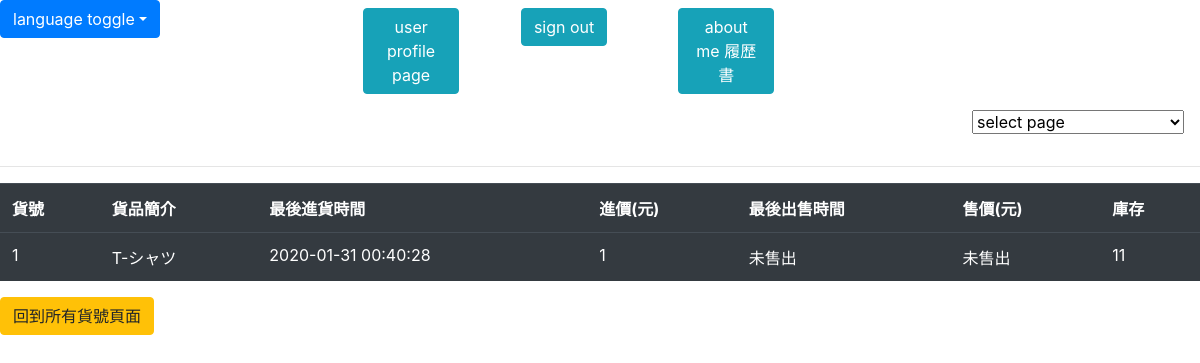
The page /html_statistic_template.php (signed in) on the database its author committed.
### tables this page shows
CREATE TABLE `product` (
  `user_id` int(11) NOT NULL,
  `product_id` int(11) NOT NULL AUTO_INCREMENT,
  `buy_place` varchar(255) NOT NULL,
  `product_info` varchar(255) NOT NULL,
  `product_detail` varchar(255) DEFAULT NULL,
  `latitude` varchar(20) DEFAULT NULL,
  `longitude` varchar(20) DEFAULT NULL,
  PRIMARY KEY (`product_id`),
  KEY `FK_index` (`user_id`),
  CONSTRAINT `FK_index` FOREIGN KEY (`user_id`) REFERENCES `user` (`user_id`) ON DELETE CASCADE
);

### html_statistic_template.php (the view, shortened to what this page needs)
<html>
    <head>
        <link id='bootstrap' type='text/css' rel='stylesheet' href='bootstrap-4.4.1-dist/css/bootstrap.min.css'>
    </head>
    <body>
<?php
require_once("html_navibar_template.php");
$user_id=$_SESSION['user_id'];
require_once('login.php');
$query = 'select product_id from product where user_id = '.$user_id;
$stmt=$conn->query($query);
$rows=$stmt->fetch_all();
$product_id_array=array();
foreach($rows as $key0 => $subarray1){
  foreach($subarray1 as $key1 => $value1){
    $product_id_array[]=$value1;
  }
}
$date_purchase_array=array();
$purchase_cost_array=array();
foreach($product_id_array as $value){
  $query = 'select date_purchase,purchase_cost from purchase
    where product_id ='.$value.' and user_id = '.$user_id.
    ' order by date_purchase desc
    limit 1';
  $stmt=$conn->query($query);
  $row=$stmt->fetch_assoc();
  $date_purchase_array[$value]=$row['date_purchase'];
  $purchase_cost_array[$value]=$row['purchase_cost'];
}
$date_sold_array=array();
$price_array=array();
foreach($product_id_array as $value){
  $query = 'select date_sold,price from sale
    where product_id ='.$value.' and user_id = '.$user_id.
    ' order by date_sold desc
    limit 1';
  $stmt=$conn->query($query);
  $row=$stmt->fetch_assoc();
  $date_sold_array[$value]=$row['date_sold'];
  $price_array[$value]=$row['price'];
}
$remain_product_number=array();
foreach($product_id_array as $value){
  $query = "select a - b from
  (select sum(purchase_number) as a from purchase where product_id=".$value.") as c
  inner join (select count(sale_id) as b from sale where product_id =".$value.") as d";
  $stmt=$conn->query($query);
  $row=$stmt->fetch_assoc()['a - b'];
  $remain_product_number[$value]=$row;
}
echo "
  <table class='table table-dark'>
    <tr>
      <th scope='col'><span id='echo3'>貨號</span></th>
      <th scope='col'><span id='ech4'>貨品簡介</span></th>
      <th scope='col'><span id='echo5'>最後進貨時間</span></th>
      <th scope='col'><span id='echo6'>進價(元)</span></th>
      <th scope='col'><span id='echo7'>最後出售時間</span></th>
      <th scope='col'><span id='echo8'>售價(元)</span></th>
      <th scope='col'><span id='echo9'>庫存</span></th>
    </tr>";
foreach($product_id_array as $value){
  $query = "select product_id,product_info from product
    where user_id = ".$user_id." and product_id =".$value;
  $stmt=$conn->query($query);
  while($row=$stmt->fetch_assoc()){
    echo "<tr>";
    echo "<td scope='row'>$row[product_id]</td>";
    echo "<td scope='row'>$row[product_info]</td>";
    if($date_purchase_array[$value]==null){
      echo "<td scope='row'><span id='echo10'>未入货</span></td>";
    }else{
      echo "<td scope='row'>$date_purchase_array[$value]</td>";
    }
    if($purchase_cost_array[$value]==null){
      echo "<td scope='row'><span id='echo11'>未入货</span></td>";
    }else{
      echo "<td scope='row'>$purchase_cost_array[$value]</td>";
    }
    if($date_sold_array[$value]==null){
      echo "<td scope='row'><span id='echo12'>未售出</span></td>";
    }else{
      echo "<td scope='row'>$date_sold_array[$value]</td>";
    }
    if($price_array[$value]==null){
      echo "<td scope='row'><span id='echo13'>未售出</span></td>";
    }else{
      echo "<td scope='row'>$price_array[$value]</td>";
    }
    if($remain_product_number[$value]!=null){
      echo "<td scope='row'>$remain_product_number[$value]</td>";
    }
  }
    echo "</tr>";
}
  echo "</table>";
?>
        <a class='btn btn-warning' href='html_showallproduct_template.php' id='echo80'>回到所有貨號頁面</a>
    </body>
</html>

### rows shown on the page
product: product_id "1", product_info "T-シャツ", product_id "2020-01-31 00:40:28", shows "未售出", product_id "11"
